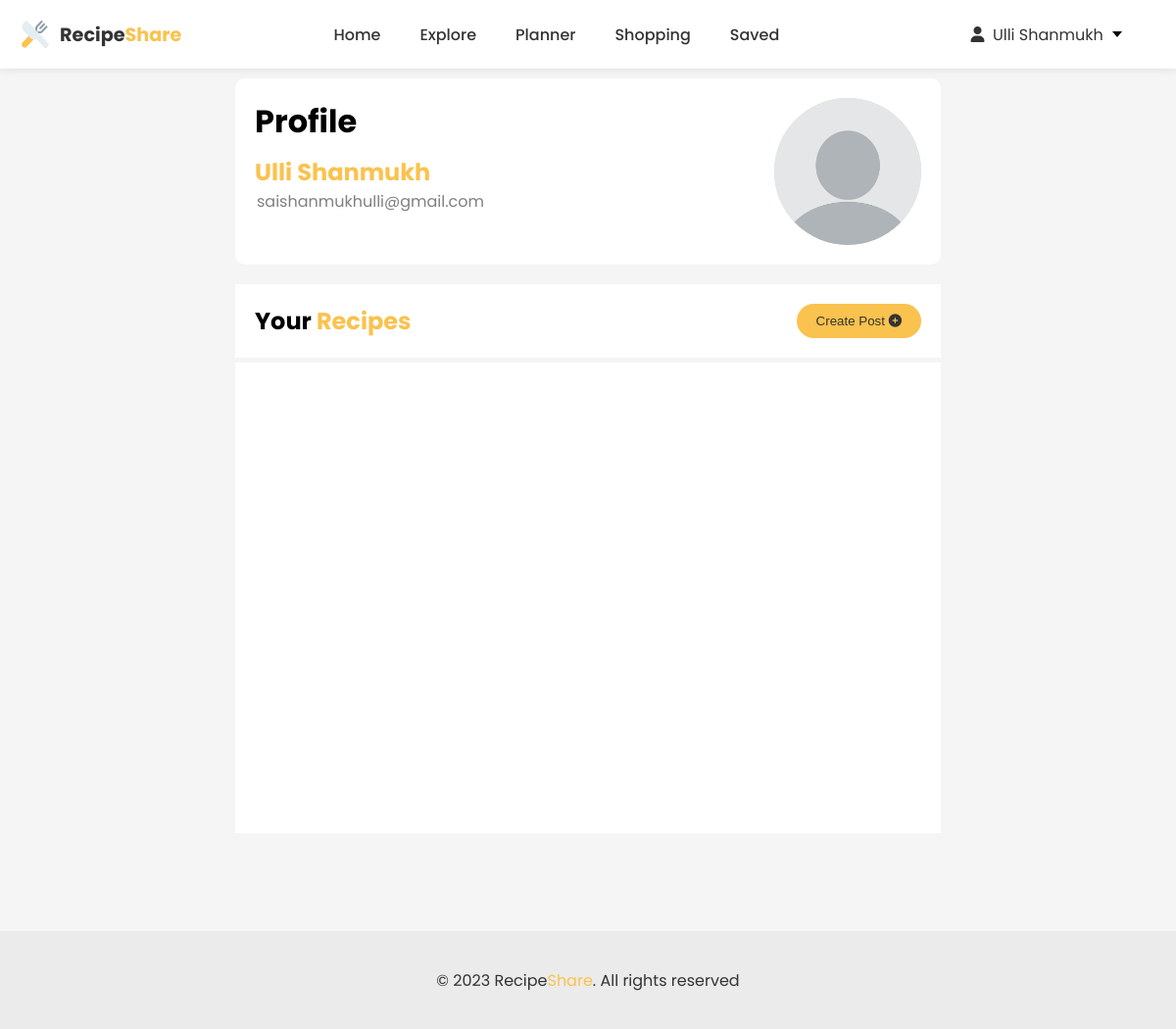
Screenshot of /profile_page/ (signed in) with the database file from the repository.
### Users/models.py (models this page shows, shortened)
class CustomUser(AbstractBaseUser, PermissionsMixin):
    first_name = models.CharField(max_length=255,null=True, blank=True)
    last_name = models.CharField(max_length=255,null=True, blank=True)
    email = models.EmailField(unique=True)
    is_active = models.BooleanField(default=True)
    is_staff = models.BooleanField(default=False)
    objects = CustomUserManager()
    USERNAME_FIELD = 'email' # this is identifed as the unique identifier for the user
    REQUIRED_FIELDS = [] # this is the required field for the user

### main/views.py (the view)
# urls.py: path('profile_page/',views.profile_page,name='profile_page'),
def profile_page(request):
    if request.user.is_authenticated:
        return render(request, 'profile_page.html')

### main/templates/profile_page.html (shortened to what this page needs)
<!DOCTYPE html>
<html lang="en">
  {% load static %}
  <head>
    <link
      rel="stylesheet"
      href="https://cdnjs.cloudflare.com/ajax/libs/font-awesome/6.0.0-beta3/css/all.min.css"
    />
  </head>
  <body>
    <header>
      <div class="logo">
          <img src="{% static 'images/logo.png' %}" alt="logo" height="32px" width="32px" />&nbsp;Recipe<span
              style="color: #fac24e">Share</span>
      </div>
      <div class="menu">
        <a href="{% url 'home' %}">Home</a>
        <a href=" {% url 'explore' %}">Explore</a>
        <a href="{% url 'planner' %}">Planner</a>
        <a href="{% url 'shopping' %}">Shopping</a>
        <a href="{% url 'saved' %}">Saved</a>
      </div>
      <div class="dropdown">
        <div class="select">
            <span class="selected"><i class="fa-solid fa-user"></i>&nbsp;&nbsp;{{ user.first_name }} {{user.last_name }}&nbsp;</span>
            <div class="caret"></div>
        </div>
    </div>
  </header>
    <div class="profile-container">
      <div class="profile-details">
        <h1>Profile</h1>
        <h2>{{user.first_name}} {{user.last_name}}</h2>
        <p style="color: gray">{{user.email}}</p>
      </div>
      <div class="profile-pic">
        <img  src="{%static 'images/profile.png'%}" alt="Profile Picture" />
      </div>
    </div>
    <div class="your-posts-container">
      <div class="heading">
        <h2>Your <span style="color: #fac24e">Recipes</span></h2>
        <a href="{% url 'create_post' %}"><button class="create">Create Post&nbsp;<i class="fa-solid fa-circle-plus"></i></button></a>
      </div>
    </div>
    <div class="posts">
    </div>
    <footer>
      <p>&copy; 2023 Recipe<span style="color: #fac24e">Share</span>. All rights reserved</p>
  </footer>
  </body>
</html>

### main/templates/profile_page.html (style rules this page uses)
html { scroll-behavior: smooth; }
* { margin: 0; padding: 0; box-sizing: border-box; user-select: none; }
body { font-family: "Poppins", sans-serif; background-color: #f5f5f5; }
header { display: flex; justify-content: space-between; align-items: center; padding: 10px 20px; height: 70px; background-color: #fff; box-shadow: 0 0 10px rgba(0, 0, 0, 0.1); position: fixed; width: 100%; top: 0; left: 0; z-index: 100; }
.logo { display: flex; align-items: center; font-weight: 700; font-size: 1.2rem; color: #333; }
.logo img { margin-right: 5px; }
.menu { display: flex; justify-content: space-between; align-items: center; }
.menu a { margin: 0 20px; text-decoration: none; color: #333; font-weight: 500; font-size: 1rem; transition: all ease 0.3s; }
.dropdown { min-width: 6em; position: relative; margin: 2em; }
.dropdown * { box-sizing: border-box; }
.select { font-family: 'Poppins', sans-serif; background: white; color:#333; min-width: 6.5%; display: flex; align-items: center; border: none; border-radius: 5px; padding: 0.5em; cursor: pointer; position: relative; }
.caret { color : #333; width: 0; height: 0; border-left: 5px solid transparent; border-right: 5px solid transparent; border-top: 6px solid black; transform: translateX(50%); right: 10px; }
.profile-container { background-color: #fff; border-radius: 10px; padding: 20px; width: 60%; margin: 0 auto; margin-top: 80px; display: flex; }
.profile-details { flex: 1; padding-right: 20px; }
.profile-details h2 { font-size: 24px; color: #fac24e; margin-top: 10px; }
.profile-details p { margin-left: 2px; }
.profile-pic { width: 150px; height: 150px; border-radius: 50%; background-color: #ddd; display: inline-block; overflow: hidden; }
.profile-pic img { max-width: 100%; height: auto; }
.your-posts-container { background-color: #fff; padding: 20px; width: 60%; margin: 20px auto; margin-bottom: 0px; }
.your-posts-container .heading { display: flex; align-items: center; justify-content: space-between; }
.create { padding: 10px 20px; background-color: #fac24e; color: #333; border-radius: 20px; cursor: pointer; border: none; outline: none; }
.posts { display: flex; justify-content: left; flex-wrap: wrap; width: 60%; background-color: #fff; margin: 0 auto; margin-top: 5px; min-height: 60vh; padding:2.5px; }
footer { width: 100%; height: 100px; background-color: rgb(235, 235, 235); color: #333; display: flex; flex-direction: column; align-items: center; justify-content: center; margin-top: 100px; }

### rows the page displays
CustomUser: first_name "Ulli", last_name "Shanmukh", email "saishanmukhulli@gmail.com"
